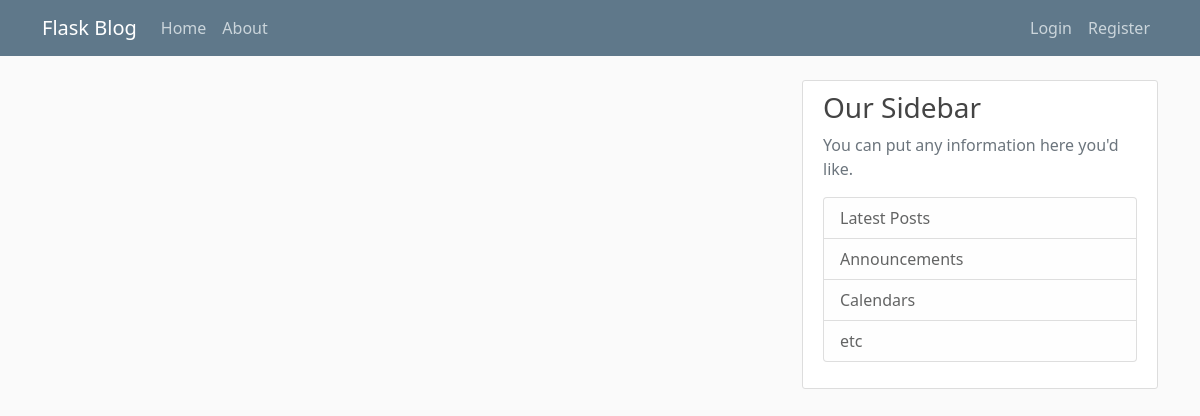
Page /home on the earlier database version.
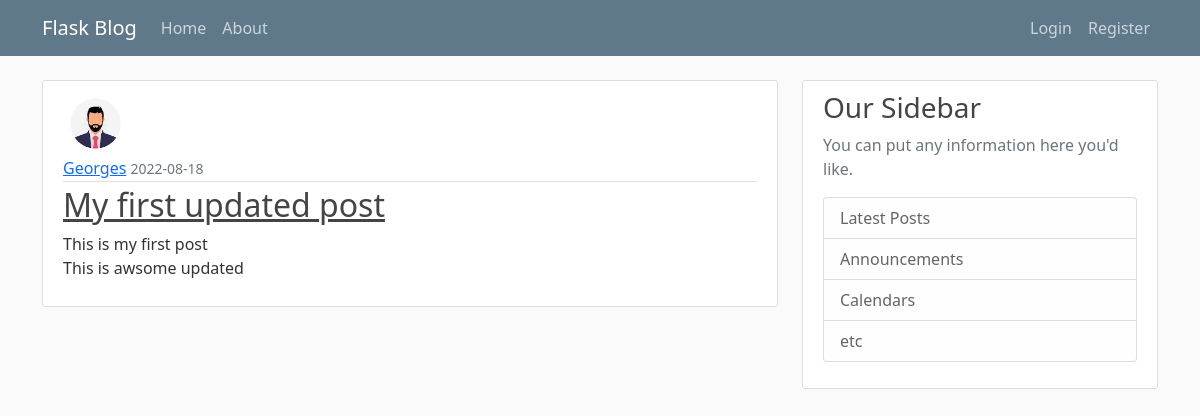
Same page on the later database version.
### flaskblog/models.py (models this page shows, shortened)
class Post(db.Model):
    id = db.Column(db.Integer, primary_key=True)
    title = db.Column(db.String(100), nullable=False)
    date_posted = db.Column(db.DateTime, nullable=False, default=datetime.utcnow)
    content = db.Column(db.Text(20), nullable=False)
    user_id =  db.Column(db.Integer, db.ForeignKey('user.id'), nullable=False)

class User(db.Model, UserMixin):
    id = db.Column(db.Integer, primary_key=True)
    username = db.Column(db.String(20), unique=True, nullable=False)
    email = db.Column(db.String(120), unique=True, nullable=False)
    image_file = db.Column(db.String(20), nullable=False, default='default.png')
    password = db.Column(db.String(60), nullable=False)
    posts = db.relationship('Post', backref='author', lazy=True)

### flaskblog/routes.py (the view)
@app.route("/")
@app.route("/home")
def home():
    posts = Post.query.all()
    return render_template('home.html', posts=posts)

### flaskblog/templates/home.html
{% extends "layout.html" %}
{% block content %}
    {% for post in posts %}
    <article class="media content-section">
      <img class="rounded-circle article-img" src="{{ url_for('static', filename='profile_pics/'+post.author.image_file) }}">
      <div class="media-body">
        <div class="article-metadata">
          <a class="mr-2" href="#">{{ post.author.username }}</a>
          <small class="text-muted">{{ post.date_posted.strftime('%Y-%m-%d') }}</small>
        </div>
        <h2><a class="article-title" href="{{url_for('post',post_id=post.id)}}">{{ post.title }}</a></h2>
        <p class="article-content">{{ post.content }}</p>
      </div>
    </article>
    {% endfor %}
{% endblock content %}

### flaskblog/templates/layout.html (shortened to what this page needs)
<!DOCTYPE html>
<html>
<head>
    <link href="https://cdn.jsdelivr.net/npm/bootstrap@5.0.2/dist/css/bootstrap.min.css" rel="stylesheet">
    <link rel="stylesheet" type="text/css" href="{{ url_for('static', filename='main.css') }}">
</head>
<body>
    <header class="site-header">
        <nav class="navbar navbar-expand-md navbar-dark bg-steel fixed-top">
          <div class="container">
            <a class="navbar-brand mr-4" href="/">Flask Blog</a>
            <div class="collapse navbar-collapse" id="navbarToggle">
              <div class="navbar-nav me-auto">
                <a class="nav-item nav-link" href="{{url_for('home')}}">Home</a>
                <a class="nav-item nav-link" href="{{url_for('about')}}">About</a>
              </div>
              <div class="navbar-nav ms-auto">
                {% if current_user.is_authenticated %}
                <a class="nav-item nav-link" href="{{url_for('new_post')}}">New Post</a>
                <a class="nav-item nav-link" href="{{url_for('logout')}}">Logout</a>
                <a class="nav-item nav-link" href="{{url_for('account')}}">Account</a>
                {% else %}
                <a class="nav-item nav-link" href="{{url_for('login')}}">Login</a>
                <a class="nav-item nav-link" href="{{url_for('register')}}">Register</a>
                {% endif %}
              </div>
            </div>
          </div>
        </nav>
    </header>
    <main role="main" class="container">
      <div class="row">
        <div class="col-md-8">
            {% block content %}{% endblock %}
        </div>
        <div class="col-md-4">
          <div class="content-section">
            <h3>Our Sidebar</h3>
            <p class='text-muted'>You can put any information here you'd like.
              <ul class="list-group">
                <li class="list-group-item list-group-item-light">Latest Posts</li>
                <li class="list-group-item list-group-item-light">Announcements</li>
                <li class="list-group-item list-group-item-light">Calendars</li>
                <li class="list-group-item list-group-item-light">etc</li>
              </ul>
            </p>
          </div>
        </div>
      </div>
    </main>
</body>
</html>

### flaskblog/static/main.css (style rules this page uses)
body { background: #fafafa; color: #333333; margin-top: 5rem; }
h1, h2, h3, h4, h5, h6 { color: #444444; }
.bg-steel { background-color: #5f788a; }
.site-header .navbar-nav .nav-link { color: #cbd5db; }
.content-section { background: #ffffff; padding: 10px 20px; border: 1px solid #dddddd; border-radius: 3px; margin-bottom: 20px; }
.article-title { color: #444444; }
.article-content { white-space: pre-line; }
.article-img { height: 65px; width: 65px; margin-right: 16px; }
.article-metadata { padding-bottom: 1px; margin-bottom: 4px; border-bottom: 1px solid #e3e3e3 }

Differences in the rows shown:
added Post: image_file (picture), author.username "Georges", date_posted "2022-08-18", title "My first updated post", content "This is my first post This is awsome updated"
